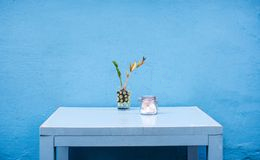
#> input picture tool/imageUtil/eee.png, 260 x 160 px
$ python opencvtest.py   (older library calls are emulated)
#> lines starting #> are read from the running program, lines starting #| are printed output that depends on the picture; after the words box and inside, x2 and y2 are one past the last pixel; in counts of white or black regions, pixels touching at a corner belong together
# encoding: utf-8
"""
@file: opencvtest.py
@time: 2021/7/1 15:10
@author: Chen
@contact: Afakerchen@em-data.com.cn
@software: PyCharm
"""

import cv2
import numpy as np


# 读取图片
def ReadImg():
    img = cv2.imread(r'eee.png', 1)
#> img is the input picture: shape (160, 260, 3); mean B, G, R 216.7, 175.2, 108.4
    # cv2.imshow('src', img)
    return img


# 高斯滤波
def GausBlur(src):
    dst = cv2.GaussianBlur(src, (5, 5), 1.5)
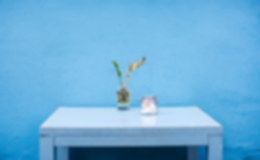
#> dst: shape (160, 260, 3); mean B, G, R 216.7, 175.2, 108.4
    cv2.imshow('GausBlur', dst)
    return dst


# 灰度处理
def Gray_img(src):
    gray = cv2.cvtColor(src, cv2.COLOR_BGR2GRAY)
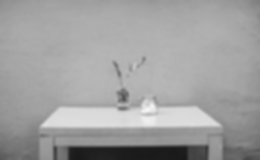
#> gray: shape (160, 260); min 25, max 246, mean 159.9
    cv2.imshow('gray', gray)
    return gray


# 二值化
def threshold_img(src):
    ret, binary = cv2.threshold(src, 0, 255, cv2.THRESH_BINARY | cv2.THRESH_TRIANGLE)
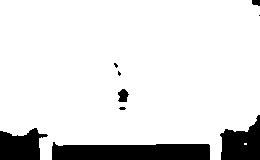
#> binary: shape (160, 260); 88.2% white; 9 black regions (4 under 20 px), largest, box (x1, y1, x2, y2) and area: (52, 142, 210, 160) 2424, (220, 115, 260, 160) 1213, (0, 128, 48, 160) 1094, (118, 89, 129, 102) 103, (252, 0, 260, 6) 41
#> ret = 134
    print("threshold value %s" % ret)
#| threshold value 134.0
    cv2.imshow('threshold', binary)
    return binary


# 开运算操作
def open_mor(src):
    kernel = np.ones((5, 5), np.uint8)
    opening = cv2.morphologyEx(src, cv2.MORPH_OPEN, kernel, iterations=3)  # iterations进行3次操作
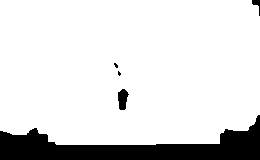
#> opening: shape (160, 260); 86.9% white; 5 black regions (2 under 20 px)
    cv2.imshow('open', opening)
    return opening


# 轮廓拟合
def draw_shape(open_img, gray_img):
    im2, contours, hierarchy = cv2.findContours(open_img, cv2.RETR_TREE, cv2.CHAIN_APPROX_SIMPLE)
#> contours = 4 contours, 2 with area under 20; largest, box (x1, y1, x2, y2) and area: (0, 0, 260, 145) 35925, (117, 88, 130, 111) 188
    cnt = contours[0]  # 得到第一个的轮廓
#> cnt = contour of 69 points, box (x1, y1, x2, y2) (0, 0, 260, 145), area 35925

    rect = cv2.minAreaRect(cnt)
#> rect = ((129.5, 72), (144, 259), -90)
    box = cv2.boxPoints(rect)
#> box = [[259, 144], [-4.41e-15, 144], [0, 0], [259, 0]]
    box = np.int0(box)
#> box = [[259, 144], [0, 144], [0, 0], [259, 0]]
    cv2.drawContours(src, [box], 0, (0, 0, 255), 3)  # 画矩形框
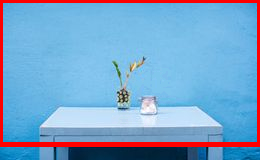
#> src: shape (160, 260, 3); mean B, G, R 202.3, 164.1, 120.4

    # 图像轮廓及中心点坐标
    M = cv2.moments(cnt)  # 计算第一条轮廓的各阶矩,字典形式
#> M = moments, m00 35925, centre m10/m00, m01/m00 = (128.9, 69.71)
    center_x = int(M['m10'] / M['m00'])
#> center_x = 128
    center_y = int(M['m01'] / M['m00'])
#> center_y = 69
    print('center_x:', center_x)
#| center_x: 128
    print('center_y:', center_y)
#| center_y: 69
    cv2.circle(src, (center_x, center_y), 7, 128, -1)  # 绘制中心点
    str1 = '(' + str(center_x) + ',' + str(center_y) + ')'  # 把坐标转化为字符串
#> str1 = '(128,69)'
    cv2.putText(src, str1, (center_x - 50, center_y + 40), cv2.FONT_HERSHEY_SIMPLEX, 1, (255, 255, 0), 2,
                cv2.LINE_AA)  # 绘制坐标点位
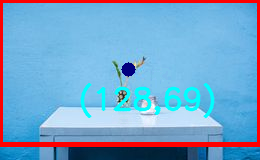
#> src: shape (160, 260, 3); mean B, G, R 203, 165.4, 115.9
    cv2.imshow('show', src)


if __name__ == '__main__':
    src = ReadImg()
    cv2.imwrite('new.png', src)
    gaus_img = GausBlur(src)
    gray_img = Gray_img(gaus_img)
    thres_img = threshold_img(gray_img)
    open_img = open_mor(thres_img)
    draw_shape(open_img, src)
    cv2.waitKey(0)

$ run again, with tool/imageUtil/xiaotu.png copied over tool/imageUtil/eee.png
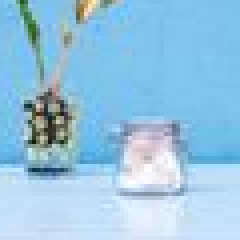
#> input picture tool/imageUtil/xiaotu.png, 60 x 60 px (shown 4 times larger)
#> in ReadImg, img is the input picture: shape (60, 60, 3); mean B, G, R 225.3, 196.6, 150.2
#> in threshold_img, `ret, binary = cv2.threshold(src, 0, 255, cv2.THRESH_BINARY | cv2.THRES..`:
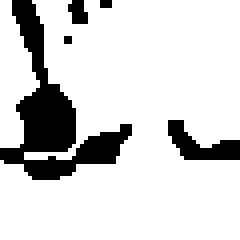
#> binary: shape (60, 60) (shown 4 times larger); 83.6% white; 5 black regions (2 under 20 px), largest, box (x1, y1, x2, y2) and area: (0, 0, 33, 45) 467, (42, 30, 60, 40) 90, (17, 0, 22, 6) 23
#> ret = 169
#| threshold value 169.0
#> opening: shape (60, 60); 69.8% white; 1 black region
#> contours = 2 contours; box (x1, y1, x2, y2) and area: (16, 0, 60, 35) 1264, (0, 36, 60, 60) 1096
#> cnt = contour of 20 points, box (x1, y1, x2, y2) (0, 36, 60, 60), area 1096
#> rect = ((29.5, 47.5), (23, 59), -90)
#> in draw_shape, `box = cv2.boxPoints(rect)`: box = [[59, 59], [-7.04e-16, 59], [0, 36], [59, 36]]
#> in draw_shape, `box = np.int0(box)`: box = [[59, 59], [0, 59], [0, 36], [59, 36]]
#> M = moments, m00 1096, centre m10/m00, m01/m00 = (31.28, 49.47)
#> center_x = 31
#> center_y = 49
#| center_x: 31
#| center_y: 49
#> in draw_shape, `cv2.circle(src, (center_x, center_y), 7, 128, -1)`:
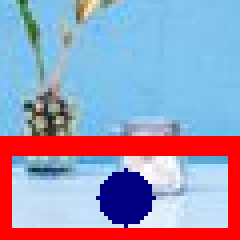
#> src: shape (60, 60, 3) (shown 4 times larger); mean B, G, R 183.7, 154.5, 156.4
#> str1 = '(31,49)'
